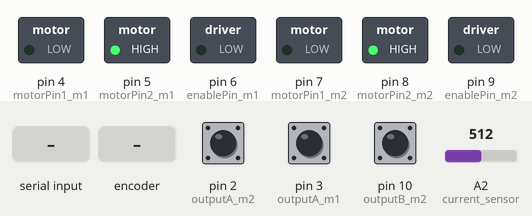
Bench run of a sketch on a simulated Arduino Uno, built with avr-gcc and run on an emulated ATmega328P. On the bench: switched loads named in the sketch (green lamp = pin HIGH). The test bench sets the inputs (shaded band); at power-on: pin 2 (outputA_m2) HIGH, pin 3 (outputA_m1) HIGH, pin 10 (outputB_m2) HIGH, A2 (current_sensor) = 512. What the sketch prints to the serial monitor is not drawn.

Above: at 1.2 s.
1.3 s: "90,45,200\n" received over Serial
At 2.7 s:
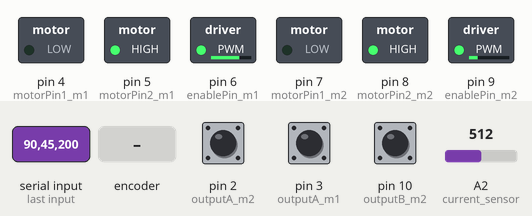
4.3 s: "30,150,10\n" received over Serial
At 5.3 s:
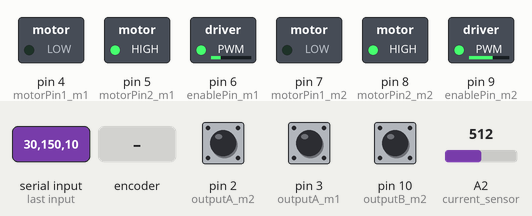
5.9 s: "1,90\n" received over Serial
At 7.2 s:
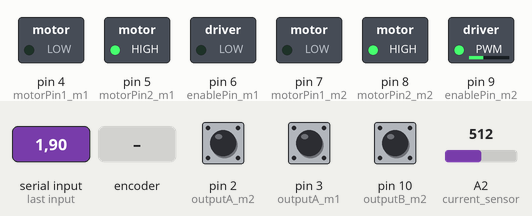
7.5 s: rotary encoder on pin 2 (outputA_m2) / pin 11 (outputB_m1) turned 1 step (first pin leading)
At 8.7 s:
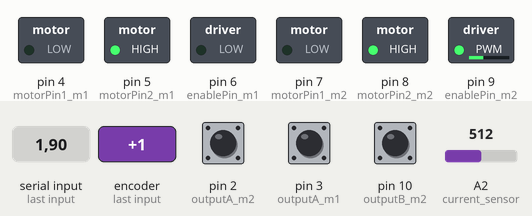
Timing chart, 0 to 10.2 s (numbered marks = the images above; inputs shaded):
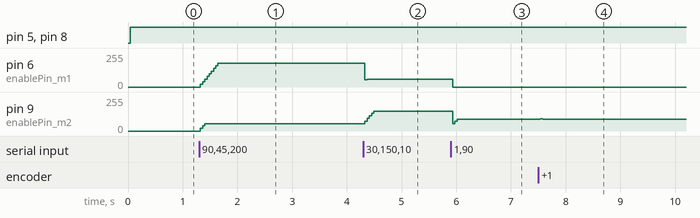

The sketch:

Aurdno_Code_w_Current_Avg.ino
```cpp
/*
   7MRI0060 - Applied Medical Robotics Module
   October 2024
   Author: Alejandro Granados and Harry Robertshaw

   Purpose: Run a PID controller and read encoder
*/

// Define the pins connected to encoder channels A and B
#define outputA_m1 3   // Channel A of the encoder for motor 1
#define outputB_m1 11  // Channel B of the encoder for motor 1
#define outputA_m2 2   // Channel A of the encoder for motor 2
#define outputB_m2 10  // Channel B of the encoder for motor 2

#define current_sensor A2  // Current sensor for motor 2

// Pins for setting the direction of motor 1 and 2
const int motorPin1_m1 = 4;
const int motorPin2_m1 = 5;
const int motorPin1_m2 = 7;
const int motorPin2_m2 = 8;

// Pins for setting the speed of rotation (Enable pin) of motors 1 and 2
const int enablePin_m1 = 6;
const int enablePin_m2 = 9;

// Declare variables
volatile long counter_m1 = 0;  // Position of motor 1
volatile long counter_m2 = 0;  // Position of motor 2

int minspeed = 54; // 54 min
int maxspeed = 255;

// Variables for encoder positions and desired positions
float demandPositionInDegrees_m1 = 0;
float demandPositionInDegrees_m2 = 0;
int aLastState_m1;
int aLastState_m2;
String spin_m1 = " ";
String spin_m2 = " ";

float currentPositionInDegrees_m1;
float currentPositionInDegrees_m2;

// Time parameters
unsigned long currentTime;
unsigned long previousTime = 0;
unsigned long deltaT;

// PID gains - Can be updated with GUI dynamically
float Kp_m1 = 2, Kd_m1 = 0.1, Ki_m1 = 0.1; // Adjusted PID gains for smoother ramp-up
float Kp_m2 = 1.0, Kd_m2 = 0.5, Ki_m2 = 0.05;

// Error values
float errorPositionInDegrees_prev_m1 = 0, errorPositionInDegrees_sum_m1 = 0;
float errorPositionInDegrees_prev_m2 = 0, errorPositionInDegrees_sum_m2 = 0;

// Integral windup limits
const float integralLimit_m1 = 1; // Adjust this value as needed
const float integralLimit_m2 = 1; // Adjust this value as needed

// Encoder constants for PPR and GR
const float PPR = 3575.0855;
const float GR = 297.924;

// Calculate degrees per count because encoder is on output shaft
const float degreesPerCount_m1 = 360.0 / (PPR / 2);
const float degreesPerCount_m2 = 360.0 / (PPR * 1.1667);


// Array to store the last 10 current readings
int currentReadings[10] = {0};
int currentIndex = 0;
float currentAverage = 0;

// Define PWM ramping parameters
const int PWM_STEP = 20; // PWM change per control loop (adjust as needed)
int prev_pwm_m1 = 0;
int prev_pwm_m2 = 0;

// Helper function to ramp PWM values
int rampPWM(int currentPWM, int targetPWM) {
  if (currentPWM < targetPWM) {
    currentPWM += PWM_STEP;
    if (currentPWM > targetPWM) currentPWM = targetPWM;
  }
  else if (currentPWM > targetPWM) {
    // Allow immediate ramp-down
    currentPWM = targetPWM;
  }
  return currentPWM;
}

void setup() {
  pinMode(outputA_m1, INPUT_PULLUP);
  pinMode(outputB_m1, INPUT_PULLUP);
  pinMode(outputA_m2, INPUT_PULLUP);
  pinMode(outputB_m2, INPUT_PULLUP);

  pinMode(motorPin1_m1, OUTPUT);
  pinMode(motorPin2_m1, OUTPUT);
  pinMode(enablePin_m1, OUTPUT);
  pinMode(motorPin1_m2, OUTPUT);
  pinMode(motorPin2_m2, OUTPUT);
  pinMode(enablePin_m2, OUTPUT);

  Serial.begin(115200);

  aLastState_m1 = digitalRead(outputA_m1);
  aLastState_m2 = digitalRead(outputA_m2);

  attachInterrupt(digitalPinToInterrupt(outputA_m1), updateEncoder_m1, CHANGE);
  attachInterrupt(digitalPinToInterrupt(outputA_m2), updateEncoder_m2, CHANGE);

  previousTime = micros();
}

void loop() {
  // Handle incoming serial data
  while (Serial.available() > 0) {
    String input = Serial.readStringUntil('\n');
    input.trim(); // Remove any leading/trailing whitespace

    // Check if the input is a PID command
    if (input.startsWith("PID:")) {
      // Remove "PID:" prefix
      String pid_values = input.substring(4);

      // Split the string by commas
      int first_comma = pid_values.indexOf(',');
      int second_comma = pid_values.indexOf(',', first_comma + 1);
      int third_comma = pid_values.indexOf(',', second_comma + 1);
      int fourth_comma = pid_values.indexOf(',', third_comma + 1);
      int fifth_comma = pid_values.indexOf(',', fourth_comma + 1);

      // Extract the values
      if (first_comma > 0 && second_comma > first_comma &&
          third_comma > second_comma && fourth_comma > third_comma &&
          fifth_comma > fourth_comma) {
        float m1_Kp_new = pid_values.substring(0, first_comma).toFloat();
        float m1_Ki_new = pid_values.substring(first_comma + 1, second_comma).toFloat();
        float m1_Kd_new = pid_values.substring(second_comma + 1, third_comma).toFloat();
        float m2_Kp_new = pid_values.substring(third_comma + 1, fourth_comma).toFloat();
        float m2_Ki_new = pid_values.substring(fourth_comma + 1, fifth_comma).toFloat();
        float m2_Kd_new = pid_values.substring(fifth_comma + 1).toFloat();

        // Update the PID gains
        Kp_m1 = m1_Kp_new;
        Ki_m1 = m1_Ki_new;
        Kd_m1 = m1_Kd_new;
        Kp_m2 = m2_Kp_new;
        Ki_m2 = m2_Ki_new;
        Kd_m2 = m2_Kd_new;

        Serial.println("PID gains updated");
      } else {
        Serial.println("Invalid PID command format");
      }
    }
    else {
      // Existing position command handling
      int commaIndex = input.indexOf(',');
      if (commaIndex > 0) {
        demandPositionInDegrees_m1 = input.substring(0, commaIndex).toFloat();
        demandPositionInDegrees_m2 = input.substring(commaIndex + 1).toFloat();
      }
    }
  }

  // Calculate current positions in degrees
  currentPositionInDegrees_m1 = counter_m1 * degreesPerCount_m1;
  currentPositionInDegrees_m2 = counter_m2 * degreesPerCount_m2;

  currentTime = micros();
  deltaT = currentTime - previousTime;

  // PID control loop at intervals greater than 40,000 microseconds (40 ms)
  if (deltaT > 40000) {
    // Calculate errors
    float errorPositionInDegrees_m1 = demandPositionInDegrees_m1 - currentPositionInDegrees_m1;
    float errorPositionInDegrees_m2 = demandPositionInDegrees_m2 - currentPositionInDegrees_m2;

    // Integral term with windup prevention
    errorPositionInDegrees_sum_m1 += errorPositionInDegrees_m1 * (deltaT / 1e6);
    errorPositionInDegrees_sum_m2 += errorPositionInDegrees_m2 * (deltaT / 1e6);

    // Added lines for integral windup prevention
    errorPositionInDegrees_sum_m1 = constrain(errorPositionInDegrees_sum_m1, -integralLimit_m1, integralLimit_m1);
    errorPositionInDegrees_sum_m2 = constrain(errorPositionInDegrees_sum_m2, -integralLimit_m2, integralLimit_m2);

    // Derivative term
    float errorPositionInDegrees_diff_m1 = (errorPositionInDegrees_m1 - errorPositionInDegrees_prev_m1) / (deltaT / 1e6);
    float errorPositionInDegrees_diff_m2 = (errorPositionInDegrees_m2 - errorPositionInDegrees_prev_m2) / (deltaT / 1e6);

    // Update previous errors
    errorPositionInDegrees_prev_m1 = errorPositionInDegrees_m1;
    errorPositionInDegrees_prev_m2 = errorPositionInDegrees_m2;

    // PID control outputs
    float controlOutput_m1 = (Kp_m1 * errorPositionInDegrees_m1) + (Ki_m1 * errorPositionInDegrees_sum_m1) + (Kd_m1 * errorPositionInDegrees_diff_m1);
    float controlOutput_m2 = (Kp_m2 * errorPositionInDegrees_m2) + (Ki_m2 * errorPositionInDegrees_sum_m2) + (Kd_m2 * errorPositionInDegrees_diff_m2);

    // Apply minimum speed threshold for Motor 1
    if (abs(errorPositionInDegrees_m1) <= 1) {
      controlOutput_m1 = 0;
    }
    else {
      if (errorPositionInDegrees_m1 > 0 && controlOutput_m1 < minspeed) {
        controlOutput_m1 = minspeed;
      }
      else if (errorPositionInDegrees_m1 < 0 && controlOutput_m1 > -minspeed) {
        controlOutput_m1 = -minspeed;
      }
    }

    // Apply minimum speed threshold for Motor 2
    if (abs(errorPositionInDegrees_m2) <= 1) {
      controlOutput_m2 = 0;
    }
    else {
      if (errorPositionInDegrees_m2 > 0 && controlOutput_m2 < minspeed) {
        controlOutput_m2 = minspeed;
      }
      else if (errorPositionInDegrees_m2 < 0 && controlOutput_m2 > -minspeed) {
        controlOutput_m2 = -minspeed;
      }
    }

    // Set direction and determine target PWM for Motor 1
    int target_pwm_m1 = min(abs(controlOutput_m1), maxspeed);
    if (controlOutput_m1 < 0) {
      digitalWrite(motorPin1_m1, HIGH);
      digitalWrite(motorPin2_m1, LOW);
    }
    else {
      digitalWrite(motorPin1_m1, LOW);
      digitalWrite(motorPin2_m1, HIGH);
    }

    // Ramping PWM for Motor 1 (Only ramp up; immediate ramp-down)
    prev_pwm_m1 = rampPWM(prev_pwm_m1, target_pwm_m1);
    analogWrite(enablePin_m1, prev_pwm_m1);

    // Set direction and determine target PWM for Motor 2
    int target_pwm_m2 = min(abs(controlOutput_m2), maxspeed);
    if (controlOutput_m2 < 0) {
      digitalWrite(motorPin1_m2, HIGH);
      digitalWrite(motorPin2_m2, LOW);
    }
    else {
      digitalWrite(motorPin1_m2, LOW);
      digitalWrite(motorPin2_m2, HIGH);
    }

    // Ramping PWM for Motor 2 (Only ramp up; immediate ramp-down)
    prev_pwm_m2 = rampPWM(prev_pwm_m2, target_pwm_m2);
    analogWrite(enablePin_m2, prev_pwm_m2);

    // Read current and store in the array
    int currentValue = analogRead(current_sensor);
    currentReadings[currentIndex] = currentValue;
    currentIndex = (currentIndex + 1) % 10; // Wrap around after 10

    // Calculate average current value
    int currentSum = 0;
    for (int i = 0; i < 10; i++) {
      currentSum += currentReadings[i];
    }
    currentAverage = currentSum / 10.0;

    // Print the current position, demand, and average current value
    Serial.print("Motor 1 - Current: ");
    Serial.print(currentPositionInDegrees_m1);
    Serial.print("°, Demand: ");
    Serial.print(demandPositionInDegrees_m1);
    Serial.print(", motor control: ");
    Serial.print(controlOutput_m1);
    Serial.print("°, Motor 2 - Current: ");
    Serial.print(currentPositionInDegrees_m2);
    Serial.print("°, Demand: ");
    Serial.print(demandPositionInDegrees_m2);
    Serial.print(", motor control: ");
    Serial.print(controlOutput_m2);
    Serial.print(", Average Current Value: ");
    Serial.println(currentAverage);

    previousTime = currentTime;
  }
}

void updateEncoder_m1() {
  int aState_m1 = digitalRead(outputA_m1);
  if (aState_m1 != aLastState_m1) {
    if (digitalRead(outputB_m1) != aState_m1) {
      counter_m1++;
      spin_m1 = "Motor 1 is rotating clockwise";
    }
    else {
      counter_m1--;
      spin_m1 = "Motor 1 is rotating anticlockwise";
    }
  }
  aLastState_m1 = aState_m1;
}

void updateEncoder_m2() {
  int aState_m2 = digitalRead(outputA_m2);
  if (aState_m2 != aLastState_m2) {
    if (digitalRead(outputB_m2) != aState_m2) {
      counter_m2--;
      spin_m2 = "Motor 2 is rotating clockwise";
    }
    else {
      counter_m2++;
      spin_m2 = "Motor 2 is rotating anticlockwise";
    }
  }
  aLastState_m2 = aState_m2;
}
```

Measured:
- after the input at 1.3 s, pin 6 (enablePin_m1): moves from 0/255 to 180/255 over 0.32 s, starting at once; pin 9 (enablePin_m2): 0/255 → 54/255 at once
- after the input at 4.3 s, pin 6 (enablePin_m1): 180/255 → 60/255 at once; pin 9 (enablePin_m2): 54/255 → 150/255 at once
- after the input at 5.9 s, pin 6 (enablePin_m1): 60/255 → 0/255 at once; pin 9 (enablePin_m2): 150/255 → 90/255 at once
- after the input at 7.5 s, pin 9 (enablePin_m2): 90/255 → 91/255 at once, → 88/255 0.04 s later, → 90/255 0.04 s later
